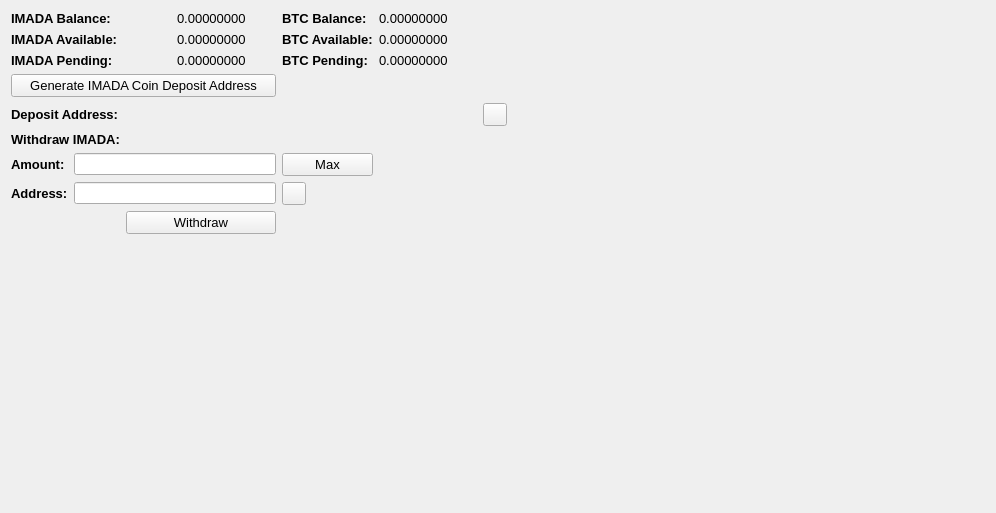
     <widget class="QWidget" name="BalanceTab">
      <attribute name="title">
       <string>Balance</string>
      </attribute>
      <layout class="QGridLayout" name="gridLayout_2">
       <item row="0" column="0" colspan="2">
        <widget class="QLabel" name="label_11">
         <property name="font">
          <font>
           <pointsize>10</pointsize>
           <weight>75</weight>
           <bold>true</bold>
          </font>
         </property>
         <property name="text">
          <string>IMADA Balance:</string>
         </property>
        </widget>
       </item>
       <item row="0" column="3">
        <widget class="QLabel" name="IMADABalanceLabel">
         <property name="font">
          <font>
           <pointsize>10</pointsize>
          </font>
         </property>
         <property name="text">
          <string>0.00000000</string>
         </property>
         <property name="textInteractionFlags">
          <set>Qt::LinksAccessibleByMouse|Qt::TextSelectableByMouse</set>
         </property>
        </widget>
       </item>
       <item row="0" column="4">
        <widget class="QLabel" name="label_12">
         <property name="font">
          <font>
           <pointsize>10</pointsize>
           <weight>75</weight>
           <bold>true</bold>
          </font>
         </property>
         <property name="text">
          <string>BTC Balance:</string>
         </property>
        </widget>
       </item>
       <item row="0" column="5">
        <widget class="QLabel" name="BitcoinBalanceLabel">
         <property name="font">
          <font>
           <pointsize>10</pointsize>
          </font>
         </property>
         <property name="text">
          <string>0.00000000</string>
         </property>
         <property name="textInteractionFlags">
          <set>Qt::LinksAccessibleByMouse|Qt::TextSelectableByMouse</set>
         </property>
        </widget>
       </item>
       <item row="0" column="7" rowspan="10">
        <spacer name="horizontalSpacer_4">
         <property name="orientation">
          <enum>Qt::Horizontal</enum>
         </property>
         <property name="sizeHint" stdset="0">
          <size>
           <width>478</width>
           <height>488</height>
          </size>
         </property>
        </spacer>
       </item>
       <item row="1" column="0" colspan="2">
        <widget class="QLabel" name="label_13">
         <property name="font">
          <font>
           <pointsize>10</pointsize>
           <weight>75</weight>
           <bold>true</bold>
          </font>
         </property>
         <property name="text">
          <string>IMADA Available:</string>
         </property>
        </widget>
       </item>
       <item row="1" column="3">
        <widget class="QLabel" name="IMADAAvailableLabel_2">
         <property name="font">
          <font>
           <pointsize>10</pointsize>
          </font>
         </property>
         <property name="text">
          <string>0.00000000</string>
         </property>
         <property name="textInteractionFlags">
          <set>Qt::LinksAccessibleByMouse|Qt::TextSelectableByMouse</set>
         </property>
        </widget>
       </item>
       <item row="1" column="4">
        <widget class="QLabel" name="label_15">
         <property name="font">
          <font>
           <pointsize>10</pointsize>
           <weight>75</weight>
           <bold>true</bold>
          </font>
         </property>
         <property name="text">
          <string>BTC Available:</string>
         </property>
        </widget>
       </item>
       <item row="1" column="5">
        <widget class="QLabel" name="BitcoinAvailableLabel">
         <property name="font">
          <font>
           <pointsize>10</pointsize>
          </font>
         </property>
         <property name="text">
          <string>0.00000000</string>
         </property>
         <property name="textInteractionFlags">
          <set>Qt::LinksAccessibleByMouse|Qt::TextSelectableByMouse</set>
         </property>
        </widget>
       </item>
       <item row="2" column="0" colspan="2">
        <widget class="QLabel" name="label_14">
         <property name="font">
          <font>
           <pointsize>10</pointsize>
           <weight>75</weight>
           <bold>true</bold>
          </font>
         </property>
         <property name="text">
          <string>IMADA Pending:</string>
         </property>
        </widget>
       </item>
       <item row="2" column="3">
        <widget class="QLabel" name="IMADAPendingLabel">
         <property name="font">
          <font>
           <pointsize>10</pointsize>
          </font>
         </property>
         <property name="text">
          <string>0.00000000</string>
         </property>
         <property name="textInteractionFlags">
          <set>Qt::LinksAccessibleByMouse|Qt::TextSelectableByMouse</set>
         </property>
        </widget>
       </item>
       <item row="2" column="4">
        <widget class="QLabel" name="label_31">
         <property name="font">
          <font>
           <pointsize>10</pointsize>
           <weight>75</weight>
           <bold>true</bold>
          </font>
         </property>
         <property name="text">
          <string>BTC Pending:</string>
         </property>
        </widget>
       </item>
       <item row="2" column="5">
        <widget class="QLabel" name="BitcoinPendingLabel">
         <property name="font">
          <font>
           <pointsize>10</pointsize>
          </font>
         </property>
         <property name="text">
          <string>0.00000000</string>
         </property>
         <property name="textInteractionFlags">
          <set>Qt::LinksAccessibleByMouse|Qt::TextSelectableByMouse</set>
         </property>
        </widget>
       </item>
       <item row="3" column="0" colspan="4">
        <widget class="QPushButton" name="GenDepositBTN">
         <property name="font">
          <font>
           <pointsize>10</pointsize>
          </font>
         </property>
         <property name="text">
          <string>Generate IMADA Coin Deposit Address</string>
         </property>
        </widget>
       </item>
       <item row="4" column="0" colspan="3">
        <widget class="QLabel" name="label_33">
         <property name="font">
          <font>
           <pointsize>10</pointsize>
           <weight>75</weight>
           <bold>true</bold>
          </font>
         </property>
         <property name="text">
          <string>Deposit Address:</string>
         </property>
        </widget>
       </item>
       <item row="4" column="3" colspan="3">
        <widget class="QLabel" name="DepositAddressLabel">
         <property name="minimumSize">
          <size>
           <width>300</width>
           <height>0</height>
          </size>
         </property>
         <property name="palette">
          <palette>
           <active>
            <colorrole role="WindowText">
             <brush brushstyle="SolidPattern">
              <color alpha="255">
               <red>0</red>
               <green>0</green>
               <blue>0</blue>
              </color>
             </brush>
            </colorrole>
            <colorrole role="Text">
             <brush brushstyle="SolidPattern">
              <color alpha="255">
               <red>0</red>
               <green>0</green>
               <blue>255</blue>
              </color>
             </brush>
            </colorrole>
           </active>
           <inactive>
            <colorrole role="WindowText">
             <brush brushstyle="SolidPattern">
              <color alpha="255">
               <red>0</red>
               <green>0</green>
               <blue>0</blue>
              </color>
             </brush>
            </colorrole>
            <colorrole role="Text">
             <brush brushstyle="SolidPattern">
              <color alpha="255">
               <red>0</red>
               <green>0</green>
               <blue>255</blue>
              </color>
             </brush>
            </colorrole>
           </inactive>
           <disabled>
            <colorrole role="WindowText">
             <brush brushstyle="SolidPattern">
              <color alpha="255">
               <red>120</red>
               <green>120</green>
               <blue>120</blue>
              </color>
             </brush>
            </colorrole>
            <colorrole role="Text">
             <brush brushstyle="SolidPattern">
              <color alpha="255">
               <red>120</red>
               <green>120</green>
               <blue>120</blue>
              </color>
             </brush>
            </colorrole>
           </disabled>
          </palette>
         </property>
         <property name="font">
          <font>
           <pointsize>10</pointsize>
           <weight>75</weight>
           <bold>true</bold>
          </font>
         </property>
         <property name="text">
          <string/>
         </property>
         <property name="alignment">
          <set>Qt::AlignRight|Qt::AlignTrailing|Qt::AlignVCenter</set>
         </property>
         <property name="textInteractionFlags">
          <set>Qt::LinksAccessibleByMouse|Qt::TextSelectableByKeyboard|Qt::TextSelectableByMouse</set>
         </property>
        </widget>
       </item>
       <item row="4" column="6">
        <widget class="QToolButton" name="DepositCopyButton">
         <property name="toolTip">
          <string>Copy to clipboard</string>
         </property>
         <property name="text">
          <string/>
         </property>
         <property name="icon">
          <iconset>
           <normaloff>:/icons/editcopy</normaloff>:/icons/editcopy</iconset>
         </property>
         <property name="shortcut">
          <string>Alt+P</string>
         </property>
        </widget>
       </item>
       <item row="5" column="0" colspan="2">
        <widget class="QLabel" name="label_34">
         <property name="font">
          <font>
           <pointsize>10</pointsize>
           <weight>75</weight>
           <bold>true</bold>
          </font>
         </property>
         <property name="text">
          <string>Withdraw IMADA:</string>
         </property>
        </widget>
       </item>
       <item row="6" column="0">
        <widget class="QLabel" name="label_26">
         <property name="font">
          <font>
           <pointsize>10</pointsize>
           <weight>75</weight>
           <bold>true</bold>
          </font>
         </property>
         <property name="text">
          <string>Amount:</string>
         </property>
        </widget>
       </item>
       <item row="6" column="1" colspan="3">
        <widget class="QLineEdit" name="WithdrawUnitsInput">
         <property name="font">
          <font>
           <pointsize>9</pointsize>
           <weight>75</weight>
           <bold>true</bold>
          </font>
         </property>
         <property name="text">
          <string/>
         </property>
        </widget>
       </item>
       <item row="6" column="4">
        <widget class="QPushButton" name="Withdraw_Max_Amount">
         <property name="font">
          <font>
           <pointsize>10</pointsize>
          </font>
         </property>
         <property name="text">
          <string>Max</string>
         </property>
        </widget>
       </item>
       <item row="7" column="0">
        <widget class="QLabel" name="label_10">
         <property name="font">
          <font>
           <pointsize>10</pointsize>
           <weight>75</weight>
           <bold>true</bold>
          </font>
         </property>
         <property name="text">
          <string>Address:</string>
         </property>
        </widget>
       </item>
       <item row="7" column="1" colspan="3">
        <widget class="QLineEdit" name="WithdrawAddress">
         <property name="font">
          <font>
           <pointsize>9</pointsize>
           <weight>75</weight>
           <bold>true</bold>
          </font>
         </property>
        </widget>
       </item>
       <item row="7" column="4">
        <widget class="QToolButton" name="WithdrawPasteButton">
         <property name="toolTip">
          <string>Paste from clipboard</string>
         </property>
         <property name="text">
          <string/>
         </property>
         <property name="icon">
          <iconset>
           <normaloff>:/icons/editpaste</normaloff>:/icons/editpaste</iconset>
         </property>
         <property name="shortcut">
          <string>Alt+P</string>
         </property>
        </widget>
       </item>
       <item row="8" column="2" colspan="2">
        <widget class="QPushButton" name="WithdrawUnitsBtn">
         <property name="font">
          <font>
           <pointsize>10</pointsize>
          </font>
         </property>
         <property name="text">
          <string>Withdraw</string>
         </property>
        </widget>
       </item>
       <item row="9" column="0" colspan="6">
        <spacer name="verticalSpacer">
         <property name="orientation">
          <enum>Qt::Vertical</enum>
         </property>
         <property name="sizeHint" stdset="0">
          <size>
           <width>428</width>
           <height>262</height>
          </size>
         </property>
        </spacer>
       </item>
      </layout>
      <zorder>label_31</zorder>
      <zorder>label_15</zorder>
      <zorder>label_12</zorder>
      <zorder>label_14</zorder>
      <zorder>label_13</zorder>
      <zorder>label_11</zorder>
      <zorder>BitcoinBalanceLabel</zorder>
      <zorder>IMADABalanceLabel</zorder>
      <zorder>IMADAAvailableLabel_2</zorder>
      <zorder>IMADAPendingLabel</zorder>
      <zorder>BitcoinAvailableLabel</zorder>
      <zorder>BitcoinPendingLabel</zorder>
      <zorder>label_33</zorder>
      <zorder>GenDepositBTN</zorder>
      <zorder>DepositAddressLabel</zorder>
      <zorder>Withdraw_Max_Amount</zorder>
      <zorder>label_34</zorder>
      <zorder>WithdrawUnitsInput</zorder>
      <zorder>label_10</zorder>
      <zorder>label_26</zorder>
      <zorder>WithdrawAddress</zorder>
      <zorder>WithdrawUnitsBtn</zorder>
      <zorder>WithdrawPasteButton</zorder>
      <zorder>DepositCopyButton</zorder>
     </widget>
